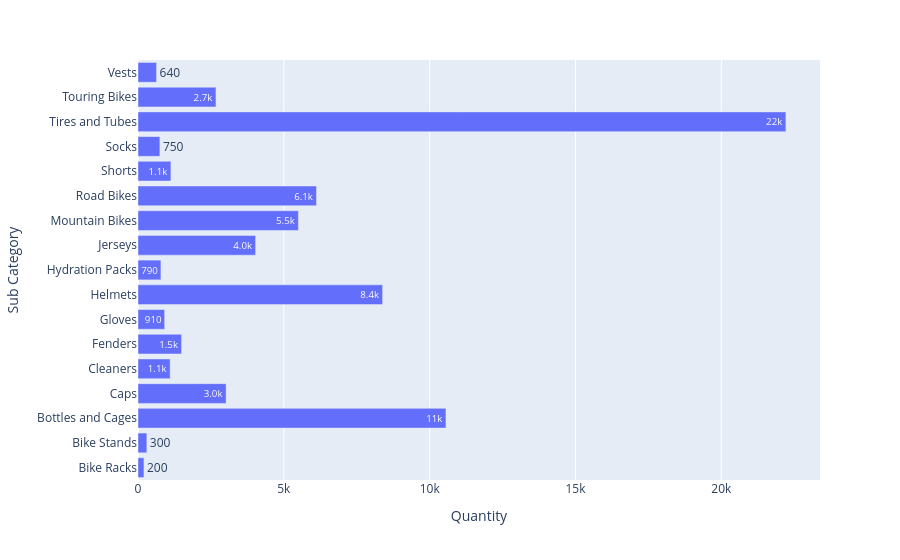

This figure's notebook cell:
### Code cell
category_sales=df.groupby("Sub Category")["Quantity"].sum().reset_index()

fig=px.bar(
    category_sales,
    y="Sub Category",
    x="Quantity",
    text_auto="0.2s"
)
fig.show()

### Figure 1 — Plotly figure (JSON) as saved in the notebook; plotly's stock layout.template omitted (floating-point values rounded to 4 significant figures)
{"data": [{"hovertemplate": "Quantity=%{x}<br>Sub Category=%{y}<extra></extra>", "legendgroup": "", "marker": {"color": "#636efa", "pattern": {"shape": ""}}, "name": "", "orientation": "h", "showlegend": false, "textposition": "auto", "texttemplate": "%{x:0.2s}", "type": "bar", "x": [204.0, 304.0, 10560.0, 3020.0, 1102.0, 1494.0, 913.0, 8387.0, 786.0, 4033.0, 5499.0, 6119.0, 1129.0, 750.0, 22210.0, 2673.0, 636.0], "xaxis": "x", "y": ["Bike Racks", "Bike Stands", "Bottles and Cages", "Caps", "Cleaners", "Fenders", "Gloves", "Helmets", "Hydration Packs", "Jerseys", "Mountain Bikes", "Road Bikes", "Shorts", "Socks", "Tires and Tubes", "Touring Bikes", "Vests"], "yaxis": "y"}], "layout": {"barmode": "relative", "legend": {"tracegroupgap": 0}, "margin": {"t": 60}, "xaxis": {"anchor": "y", "domain": [0, 1], "title": {"text": "Quantity"}}, "yaxis": {"anchor": "x", "domain": [0, 1], "title": {"text": "Sub Category"}}}}
